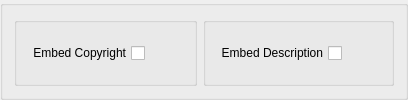
                <widget class="QGroupBox" name="gb2_7">
                 <property name="title">
                  <string/>
                 </property>
                 <property name="flat">
                  <bool>true</bool>
                 </property>
                 <layout class="QHBoxLayout" name="horizontalLayout_133">
                  <item>
                   <widget class="QGroupBox" name="groupBox_68">
                    <property name="title">
                     <string/>
                    </property>
                    <layout class="QHBoxLayout" name="horizontalLayout_135">
                     <item>
                      <widget class="QCheckBox" name="embed_copyright">
                       <property name="layoutDirection">
                        <enum>Qt::RightToLeft</enum>
                       </property>
                       <property name="text">
                        <string>Embed Copyright</string>
                       </property>
                      </widget>
                     </item>
                     <item>
                      <spacer name="horizontalSpacer_75">
                       <property name="orientation">
                        <enum>Qt::Horizontal</enum>
                       </property>
                       <property name="sizeHint" stdset="0">
                        <size>
                         <width>40</width>
                         <height>20</height>
                        </size>
                       </property>
                      </spacer>
                     </item>
                    </layout>
                   </widget>
                  </item>
                  <item>
                   <widget class="QGroupBox" name="groupBox_75">
                    <property name="title">
                     <string/>
                    </property>
                    <layout class="QHBoxLayout" name="horizontalLayout_146">
                     <item>
                      <widget class="QCheckBox" name="embed_description">
                       <property name="layoutDirection">
                        <enum>Qt::RightToLeft</enum>
                       </property>
                       <property name="text">
                        <string>Embed Description</string>
                       </property>
                      </widget>
                     </item>
                     <item>
                      <spacer name="horizontalSpacer_83">
                       <property name="orientation">
                        <enum>Qt::Horizontal</enum>
                       </property>
                       <property name="sizeHint" stdset="0">
                        <size>
                         <width>40</width>
                         <height>20</height>
                        </size>
                       </property>
                      </spacer>
                     </item>
                    </layout>
                   </widget>
                  </item>
                 </layout>
                </widget>
